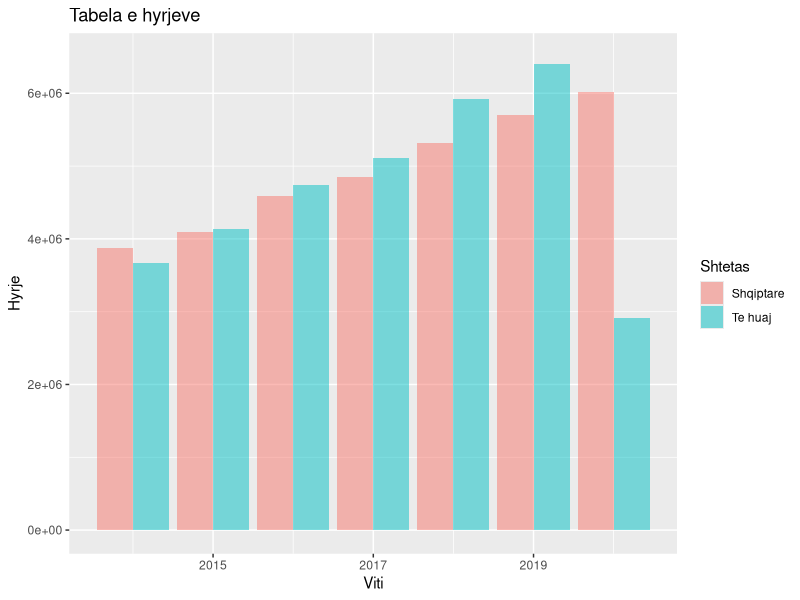
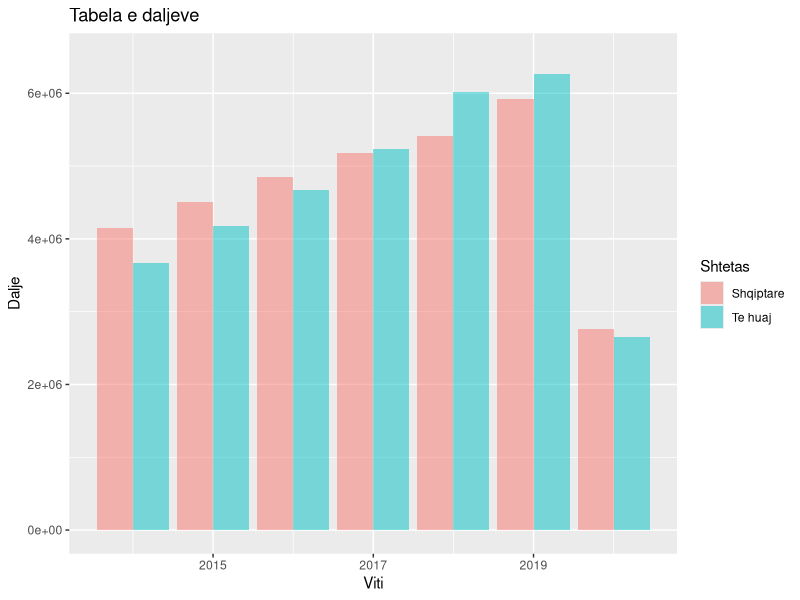
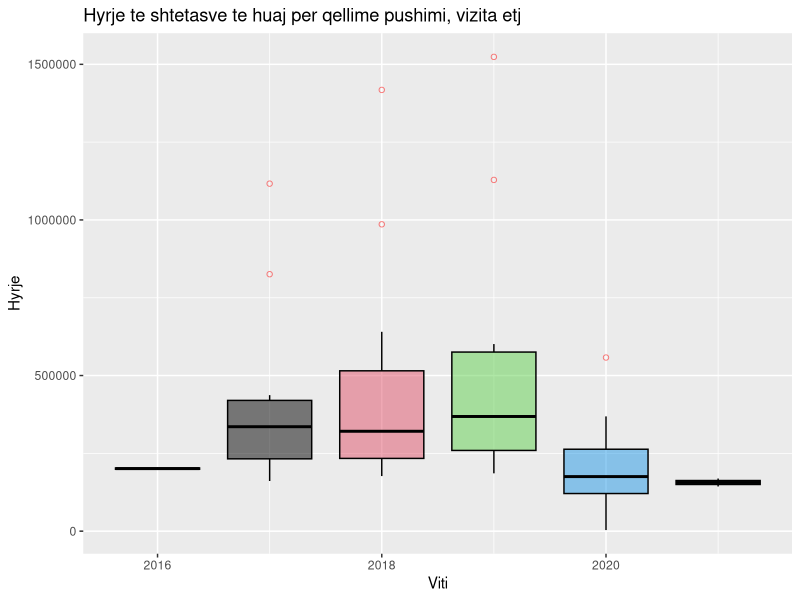
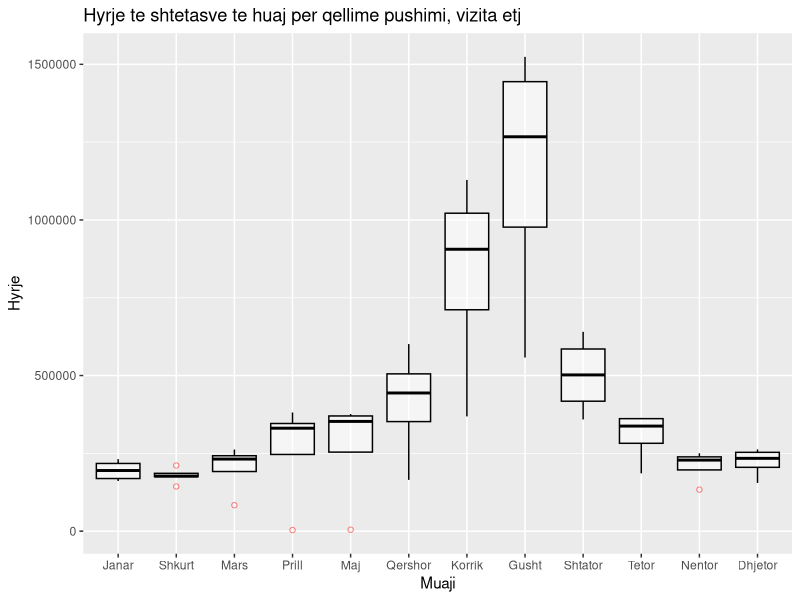
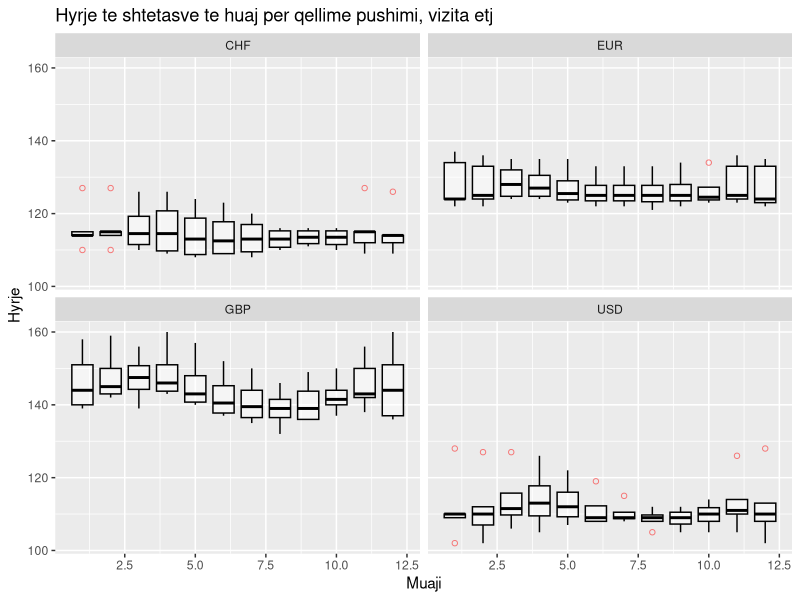
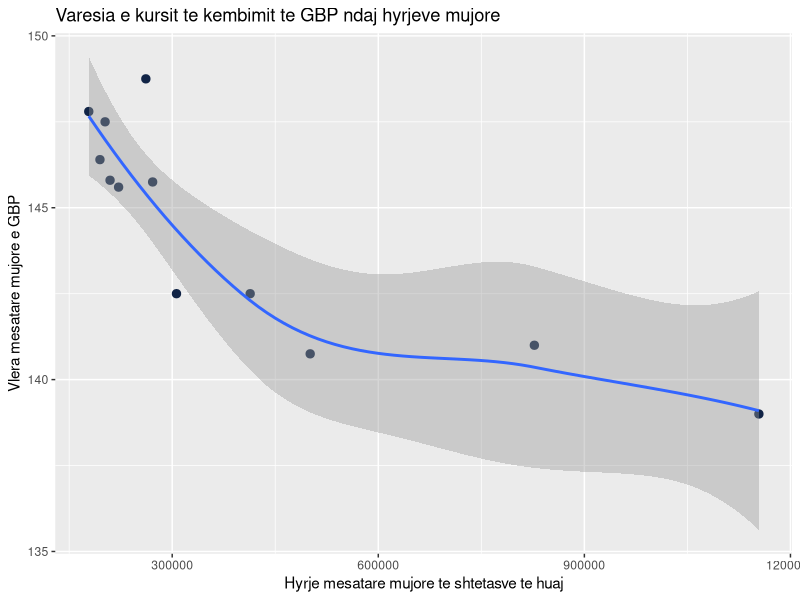
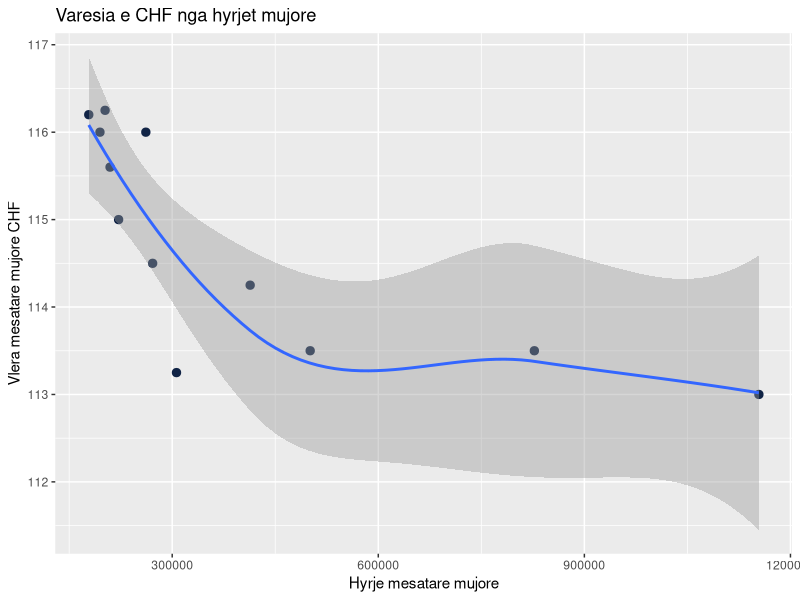
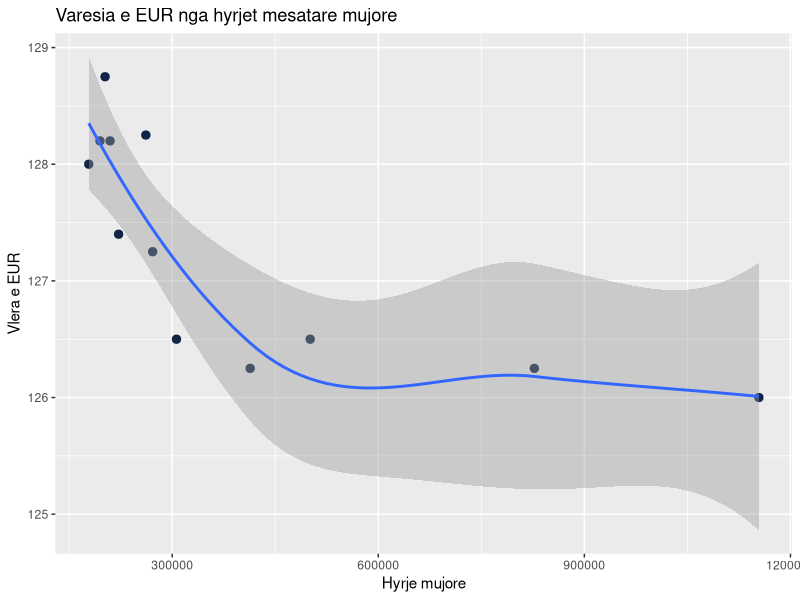

These figures' R source, in order:
## ---- chunk 1
library(ggplot2)
library(readxl)
library(dplyr)

## ---- chunk 2
# Global constants
months = c("Janar", "Shkurt", "Mars", "Prill", "Maj", "Qershor", "Korrik", "Gusht", "Shtator", "Tetor", "Nentor", "Dhjetor")

years2016_2021 = c(2016, 2017, 2018, 2019, 2020, 2021)

currencies = c("GBP", "USD", "EUR", "CHF")

## ---- chunk 3
# read the data
hyrje_dalje_vjetore = read_excel(
    path = "datasets/hyrje-dalje-vjetore.xlsx", 
    col_types = c("numeric", "numeric", "numeric", "text")
)

print(hyrje_dalje_vjetore)

## ---- chunk 4
ggplot(
    hyrje_dalje_vjetore, 
    aes(x = Viti, y = `Hyrje (total)`, fill = Shtetas)
) + 
    geom_bar(stat="identity",position = "dodge", alpha = 0.5) + 
    labs(y = "Hyrje", title = "Tabela e hyrjeve") + 
    coord_cartesian(ylim = c(0, 6500000))

ggplot(
    hyrje_dalje_vjetore, 
    aes(x = Viti, y = `Dalje (total)`, fill = Shtetas)
) + 
    geom_bar(stat="identity",position = "dodge", alpha = 0.5) + 
    labs(y = "Dalje", title = "Tabela e daljeve") + 
    coord_cartesian(ylim = c(0, 6500000))

## ---- chunk 5
alb = hyrje_dalje_vjetore %>%
    filter(Shtetas == "Shqiptare")

foreign = hyrje_dalje_vjetore %>%
    filter(Shtetas == "Te huaj")

cv_hyrje_alb = 100 * sd(alb$`Hyrje (total)`) / mean(alb$`Hyrje (total)`)
cv_hyjre_foreign = 100 * sd(foreign$`Hyrje (total)`) / mean(foreign$`Hyrje (total)`)

print("Varesia ndaj hyrjeve te shqiptareve (%)\n")
print(cv_hyrje_alb)
print("Varesia ndaj hyrjeve te te huajve (%)\n")
print(cv_hyjre_foreign)
## ---- chunk 6

hyrje_mujore_te_huaj = read_excel(
    path = "datasets/hyrje-mujore-te-huaj.xlsx", 
    col_types = c("numeric", "numeric", "numeric")
)

print(hyrje_mujore_te_huaj)

ggplot(hyrje_mujore_te_huaj, aes(x = Viti, y = Vlera, group = Viti)) + 
    geom_boxplot(
        outlier.colour = "red", 
        outlier.shape = 1, 
        alpha = 0.5, 
        color = "black",
        fill = years2016_2021
    ) + 
    labs(
        title = "Hyrje te shtetasve te huaj per qellime pushimi, vizita etj",
        x = "Viti",
        y = "Hyrje" 
    )

## ---- chunk 7
ggplot(hyrje_mujore_te_huaj, aes(x = Muaji, y = Vlera, group = Muaji)) + 
    geom_boxplot(outlier.colour = "red", outlier.shape = 1, alpha = 0.5, color = "black") + 
    labs(
        title = "Hyrje te shtetasve te huaj per qellime pushimi, vizita etj",
        x = "Muaji",
        y = "Hyrje" 
    ) + 
    scale_x_discrete(
        limit = factor(1:12), 
        labels = months
    )

## ---- chunk 8
kursi_i_kembimit_valutor_mujor = read_excel(
    path = "datasets/kursi-i-kembimit-valutor-mujor.xlsx", 
    col_types = c("text", "numeric", "numeric", "numeric")
)
print(kursi_i_kembimit_valutor_mujor)
ggplot(kursi_i_kembimit_valutor_mujor, aes(x = Muaji, y = `Vlera (ALL)`, group = Muaji)) + 
    geom_boxplot(outlier.colour = "red", outlier.shape = 1, alpha = 0.5, color = "black") + 
    labs(
        title = "Hyrje te shtetasve te huaj per qellime pushimi, vizita etj",
        x = "Muaji",
        y = "Hyrje" 
    ) + 
    facet_wrap(vars(Monedha))

## ---- chunk 9
# mean of foreign tourists per each month of the year
x = hyrje_mujore_te_huaj %>% 
    group_by(Muaji) %>% 
    summarise_at(
        vars(Vlera), 
        list(name = mean)
    )

# mean of exchange rate of each currency per each month of the year
monedha = data.frame(months)
for (curr in currencies) {
    el = kursi_i_kembimit_valutor_mujor %>% 
    filter(Monedha == curr) %>%
    group_by(Muaji) %>% 
    summarise_at(
        vars(`Vlera (ALL)`), 
        list(name = mean)
    )
    monedha[curr] = el$name
}

# combine
df = data.frame(
    muaji = months,
    hyrje = x$name,
    gbp = monedha$GBP,
    chf = monedha$CHF,
    eur = monedha$EUR,
    usd = monedha$USD
)

# gbp
ggplot(df) +
    aes(x = hyrje, y = gbp) +
    geom_point(
        shape = "circle",
        size = 2.5,
        colour = "#112446"
    ) +
    geom_smooth(span = 1L) +
    labs(
        x = "Hyrje mesatare mujore te shtetasve te huaj",
        y = "Vlera mesatare mujore e GBP",
        title = "Varesia e kursit te kembimit te GBP ndaj hyrjeve mujore"
    ) +
    theme_gray()


cor.test(x = df$hyrje, y = df$gbp)

## ---- chunk 10
# chf
ggplot(df) +
    aes(x = hyrje, y = chf) +
    geom_point(shape = "circle", size = 2.5, colour = "#112446") +
    geom_smooth(span = 1L) +
    labs(
        x = "Hyrje mesatare mujore",
        y = "Vlera mesatare mujore CHF",
        title = "Varesia e CHF nga hyrjet mujore"
    ) +
    theme_gray()

cor.test(x = df$hyrje, y = df$chf)

## ---- chunk 11
# eur
ggplot(df) +
    aes(x = hyrje, y = eur) +
    geom_point(shape = "circle", size = 2.5, colour = "#112446") +
    geom_smooth(span = 1L) +
    labs(
        x = "Hyrje mujore",
        y = "Vlera e EUR",
        title = "Varesia e EUR nga hyrjet mesatare mujore"
    ) +
    theme_gray()

cor.test(x = df$hyrje, y = df$eur)

## ---- chunk 12
# usd
ggplot(df) +
    aes(x = hyrje, y = usd) +
    geom_point(shape = "circle", size = 2.5, colour = "#112446") +
    geom_smooth(span = 1L) +
    labs(
        x = "Hyrje mujore",
        y = "Vlera e USD",
        title = "Varesia e USD nga hyrjet mesatare mujore"
    ) +
    theme_gray()

cor.test(x = df$hyrje, y = df$usd)

